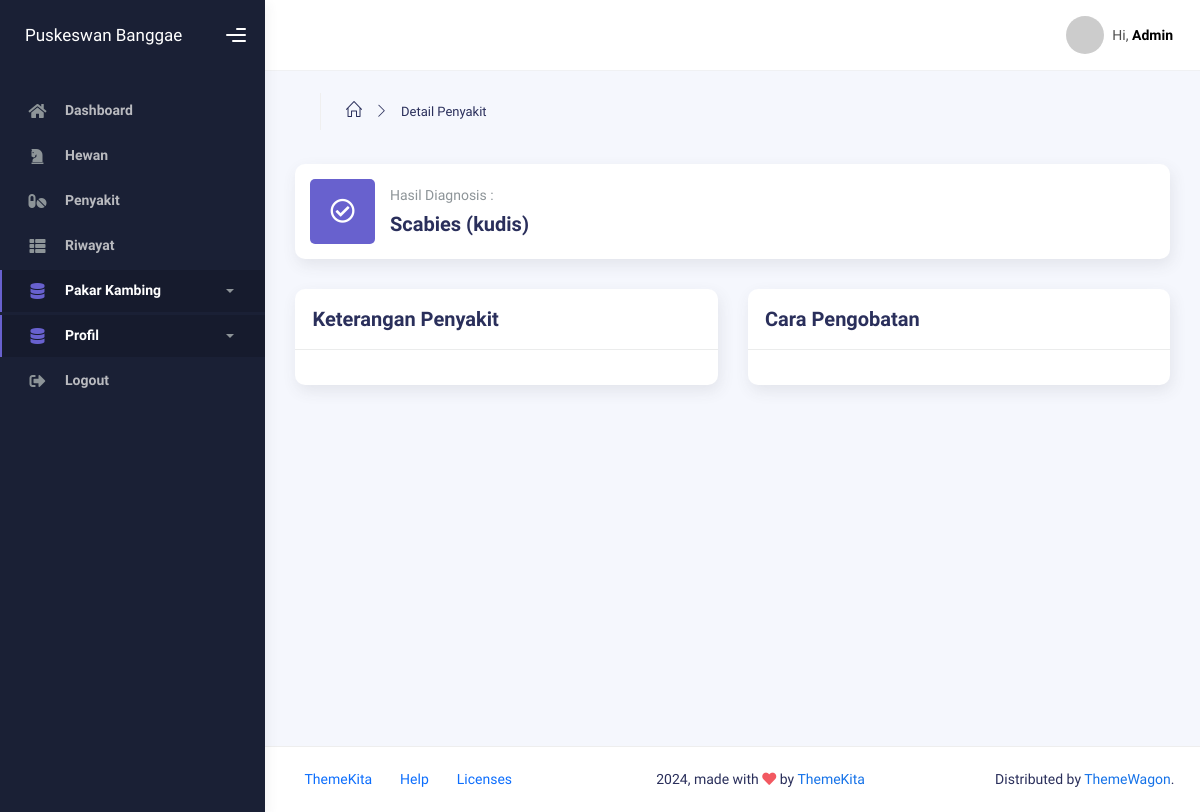
/backend/penyakit/detail.php?nama_penyakit=Scabies (kudis), run on an earlier commit of the app's database.
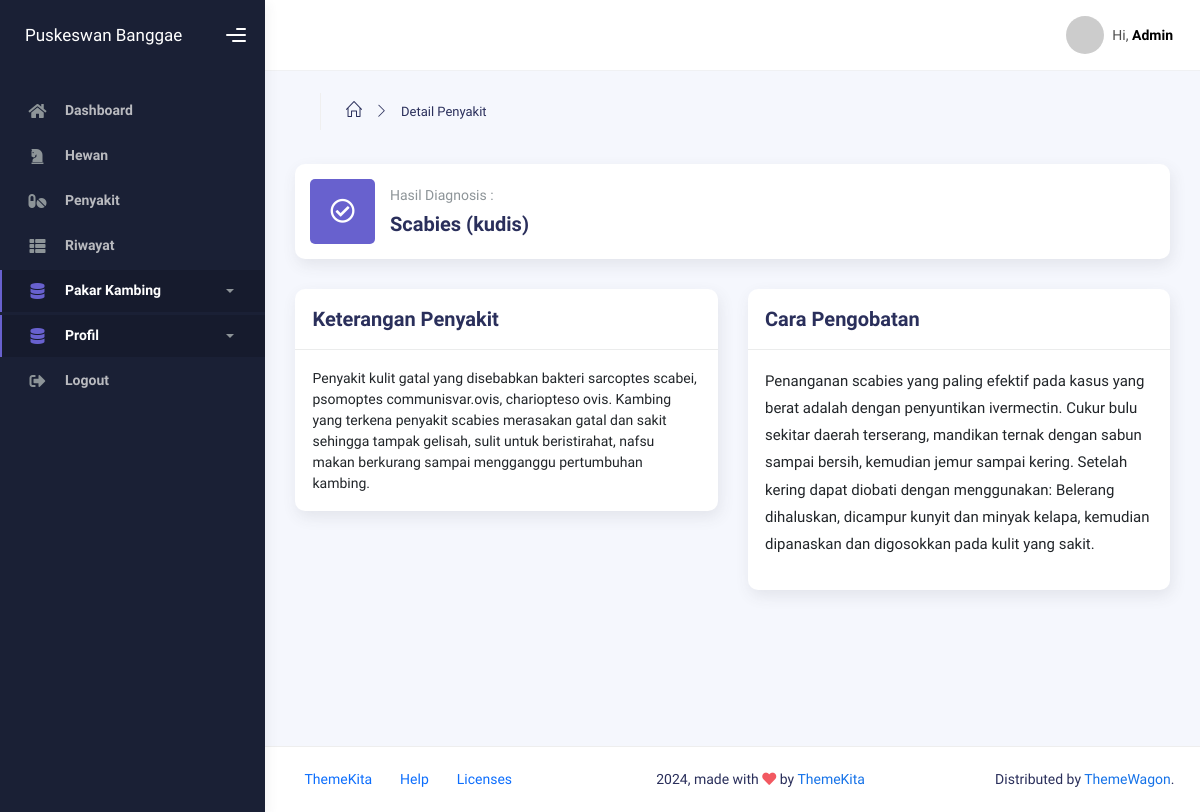
And on a later commit of the database.
### tables this page shows
CREATE TABLE `tbl_penyakit` (
  `kode_penyakit` varchar(11) NOT NULL,
  `nama_penyakit` varchar(100) DEFAULT NULL,
  `keterangan` text NOT NULL,
  `pencegahan` text NOT NULL
);

### backend/penyakit/detail.php (the view, shortened to what the changed rows need)
<?php
  include '../components/header.php';
?>
  <body>
    <div class="wrapper">
      <div class="main-panel">
        <div class="container">
          <div class="page-inner">
            <?php
                $nama_penyakit = $_GET['nama_penyakit'];
                $keterangan = "";
                $pencegahan = "";
                $query = mysqli_query($koneksi, "SELECT * FROM tbl_penyakit WHERE nama_penyakit='$nama_penyakit'");
                while($data = mysqli_fetch_array($query)) {
                  $keterangan = $data['keterangan'];
                  $pencegahan = $data['pencegahan'];
                }
            ?>
            <div class="row">
              <div class="col-md-6 col-12">
                <div class="card">
                  <div class="card-body">
                    <div class="row">
                      <div class="col-12">
                        <?=  $keterangan; ?>
                      </div>
                    </div>
                  </div>
                </div>
              </div>
              <div class="col-md-6 col-12">
                <div class="card">
                  <div class="card-body">
                    <div class="row">
                      <div class="col-12">
                        <?=  $pencegahan; ?>
                      </div>
                    </div>
                  </div>
                </div>
              </div>
            </div>
          </div>
        </div>
      </div>
    </div>
  </body>
</html>

What changed in the data, as far as the page shows it:
added tbl_penyakit: keterangan "Penyakit kulit gatal yang disebabkan bakteri sarcoptes scabei, psomoptes communisvar.ovis, chariopteso ovis. Kambing yang terkena penyakit scabies merasakan gatal dan sakit sehingga tampak gelisah, sulit untuk beristirahat, nafsu makan berkurang sampai mengganggu pertumbuhan kambing.", pencegahan "Penanganan scabies yang paling efektif pada kasus yang berat adalah dengan penyuntikan ivermectin. Cukur bulu sekitar daerah terserang, mandikan ternak dengan sabun sampai bersih, kemudian jemur sampai kering. Setelah kering dapat diobati dengan menggunakan: Belerang dihaluskan, dicampur kunyit dan minyak kelapa, kemudian dipanaskan dan digosokkan pada kulit yang sakit."
